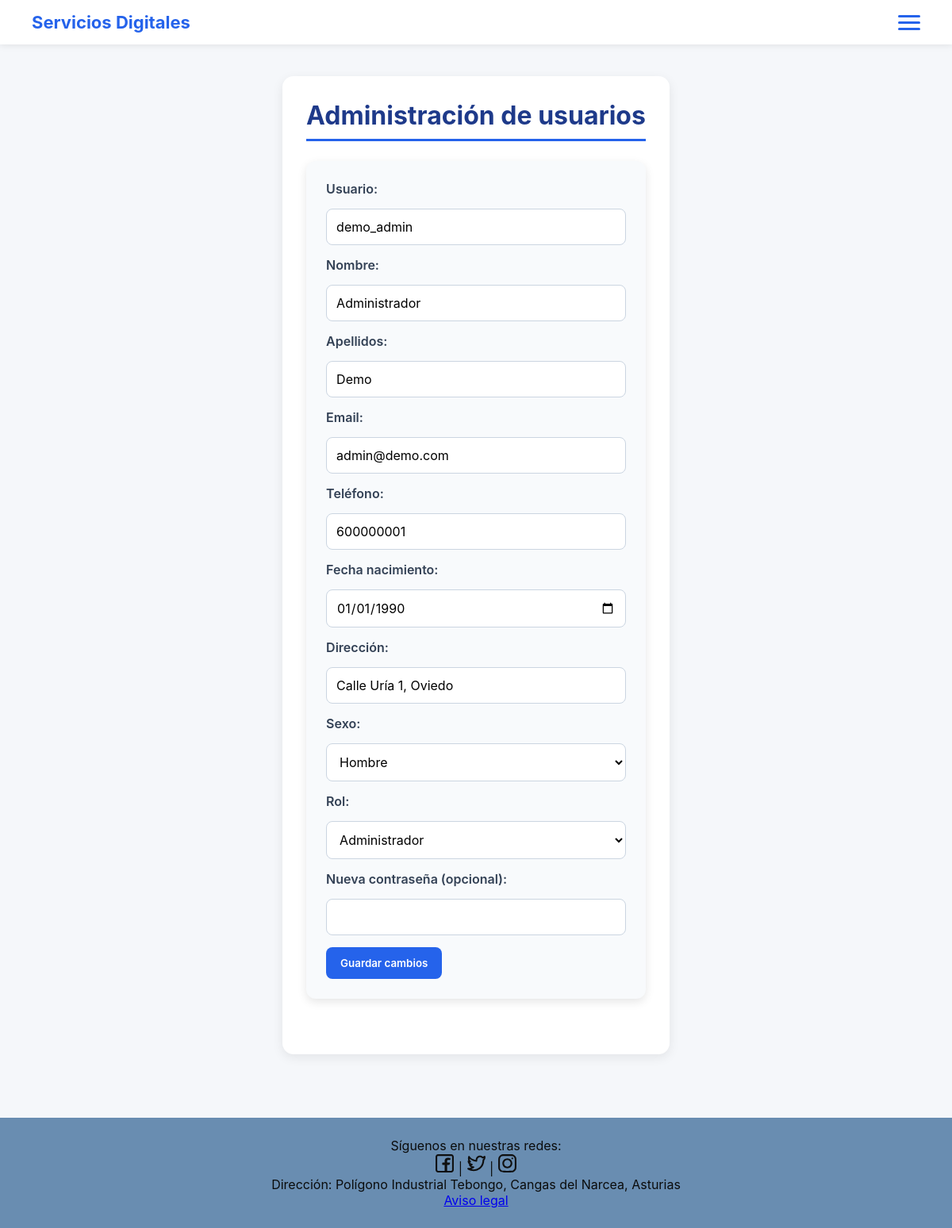
The app's page /index.php?page=usuarios-administracion&action=editar&id=1 (signed in) with its own data.
### tables this page shows
CREATE TABLE `users_login` (
  `idLogin` int(11) NOT NULL,
  `idUser` int(11) NOT NULL,
  `usuario` varchar(100) NOT NULL,
  `password` varchar(255) NOT NULL,
  `rol` enum('admin','user') NOT NULL
);

CREATE TABLE `users_data` (
  `idUser` int(11) NOT NULL,
  `nombre` varchar(100) NOT NULL,
  `apellidos` varchar(150) NOT NULL,
  `email` varchar(150) NOT NULL,
  `telefono` text NOT NULL,
  `fecha_nacimiento` date NOT NULL,
  `direccion` text DEFAULT NULL,
  `sexo` text DEFAULT NULL
);

### controllers/admin/adminUsuariosController.php (called while the page is built, shortened)
<?php
class AdminUsuariosController {
    private $model;
    public function __construct($model) {
        $this->model = $model;
    }
    public function editar() {
        $id = intval($_GET["id"]);
        $usuario = $this->model->getUserById($id);
        require __DIR__ . "/../../views/admin/usuarios-administracion.php";
    }
}

### models/admin/adminUsuariosModel.php (called while the page is built, shortened)
<?php
class AdminUsuariosModel {
    public function getUserById($id) {
        global $conn;
        $sql = "SELECT d.*, l.usuario, l.rol
                FROM users_data d
                INNER JOIN users_login l ON d.idUser = l.idUser
                WHERE d.idUser = ?";
        $stmt = $conn->prepare($sql);
        $stmt->bind_param("i", $id);
        $stmt->execute();
        return $stmt->get_result()->fetch_assoc();
    }
}
?>

### views/admin/usuarios/editar.php (the view, shortened to what this page needs)
<form class="editar-form"
      action="index.php?page=usuarios-administracion&action=editarPost"
      method="POST">
    <label>Usuario:</label>
    <input type="text" name="usuario" value="<?= htmlspecialchars($usuario['usuario']) ?>">
    <label>Nombre:</label>
    <input type="text" name="nombre" value="<?= htmlspecialchars($usuario['nombre']) ?>">
    <label>Apellidos:</label>
    <input type="text" name="apellidos" value="<?= htmlspecialchars($usuario['apellidos']) ?>">
    <label>Email:</label>
    <input type="email" name="email" value="<?= htmlspecialchars($usuario['email']) ?>">
    <label>Teléfono:</label>
    <input type="text" name="telefono" value="<?= htmlspecialchars($usuario['telefono']) ?>">
    <label>Fecha nacimiento:</label>
    <input type="date" name="fecha_nacimiento" value="<?= htmlspecialchars($usuario['fecha_nacimiento']) ?>">
    <label>Dirección:</label>
    <input type="text" name="direccion" value="<?= htmlspecialchars($usuario['direccion']) ?>">
    <label>Sexo:</label>
    <select name="sexo">
        <option value="H" <?= $usuario['sexo'] === 'H' ? 'selected' : '' ?>>Hombre</option>
    </select>
    <label>Rol:</label>
    <select name="rol">
        <option value="admin" <?= $usuario['rol'] === 'admin' ? 'selected' : '' ?>>Administrador</option>
    </select>
    <label>Nueva contraseña (opcional):</label>
    <input type="password" name="password">
    <button class="editar-btn" type="submit">Guardar cambios</button>
</form>

### assets/css/styles.css (style rules this page uses)
* { margin: 0; padding: 0; box-sizing: border-box; font-family: 'Inter', sans-serif; }
html,body { background: #f5f7fa; color: #1f2937; height: 100%; margin: 0; }
.admin-usuarios .crear-form, .admin-usuarios .editar-form { background: #f8fafc; padding: 25px; border-radius: 12px; box-shadow: 0 4px 12px rgba(0,0,0,0.1); margin-bottom: 40px; display: flex; flex-direction: column; gap: 15px; }
.admin-usuarios .crear-form label, .admin-usuarios .editar-form label { font-weight: 600; color: #334155; }
.admin-usuarios .crear-form input, .admin-usuarios .editar-form input, .admin-usuarios .crear-form select, .admin-usuarios .editar-form select, .admin-usuarios .crear-form textarea, .admin-usuarios .editar-form textarea { padding: 12px; border: 1px solid #cbd5e1; border-radius: 8px; font-size: 16px; background: #ffffff; }
.admin-usuarios .crear-btn, .admin-usuarios .editar-btn { background: #2563eb; color: white; padding: 12px 18px; border-radius: 8px; font-weight: 600; border: none; cursor: pointer; transition: background 0.2s ease; width: fit-content; }

### records on screen
users_login: usuario "demo_admin", nombre "Administrador", apellidos "Demo", email "admin@demo.com", telefono "600000001", fecha_nacimiento "01/01/1990", direccion "Calle Uría 1, Oviedo", rol "Administrador"
